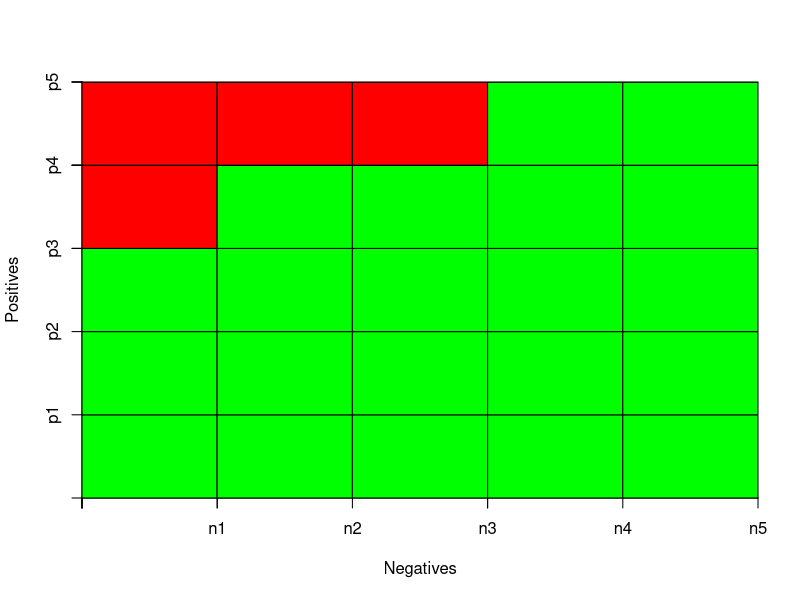

Recreate this plot in R.
## ---- chunk 1
#| echo: false

ranking <- c(1,1,1,0,1,0,0,1,0,0)
x <- c(0,0,0,0,100,100,200,300,300,400,500)
y <- c(0,100,200,300,300,400,400,400,500,500,500)

h <- 500 # height of plot
w <- 500 # width of plot
# w <- 360 # width of plot
grid.step <- 100

# print to a file
# png(height = h, width = w, filename = "pn-nested.png")
# windows(height = h, width = w)

plot( c(0,w), c(0,h),  
     xaxs = "i",yaxs = "i",
     xaxt = 'n', yaxt = 'n',
     type = "n",
     xlab = "Negatives", ylab = "Positives")
     
# draw axes
axis(2,y,labels=c('','p1','p2','p3','','p4','','','p5','',''))
axis(1,x,labels=c('','','','','n1','','n2','n3','','n4','n5'))

# add a grid
# grid seems to be buggy
#grid (nx = w/grid.step, ny = h/grid.step)
gx <- grid.step
while (gx <= w) {
  abline(v = gx, col="gray", lty="dotted")
  gx <- gx + grid.step
}
gy <- grid.step
while (gy <= h) {
  abline(h = gy, col="gray", lty="dotted")
  gy <- gy + grid.step
}

# draw diagonal
# abline(c(0,h/w),lty=3)

# label the points
#text( x[4]+10, y[4]-15, "A", col="red")
#text( x[6]+10, y[6]-15, "B", col="red")
#text( x[9]+10, y[9]-15, "C", col="red")


# now draw nested grids
#for (i in 2:3) {
#  abline(v=x[i],lty='dashed')
#  abline(h=y[i],lty='dashed')
#}

# draw curve
#lines( x, y, lty=1, type='o')

for (i in 1:11) {
	for (j in 1:11) {
		if (i<j) {col='red'}
		if (i==j) {col='orange'}
		if (i>j) {col='green'}
		rect(x[i],y[j],x[i+1],y[j+1],col=col)
		}
}


# convex hull
#segments(x[4],y[4],x[6],y[6],lty=3,col="red")
#segments(x[6],y[6],x[9],y[9],lty=3,col="red")

# close file
#dev.off()

